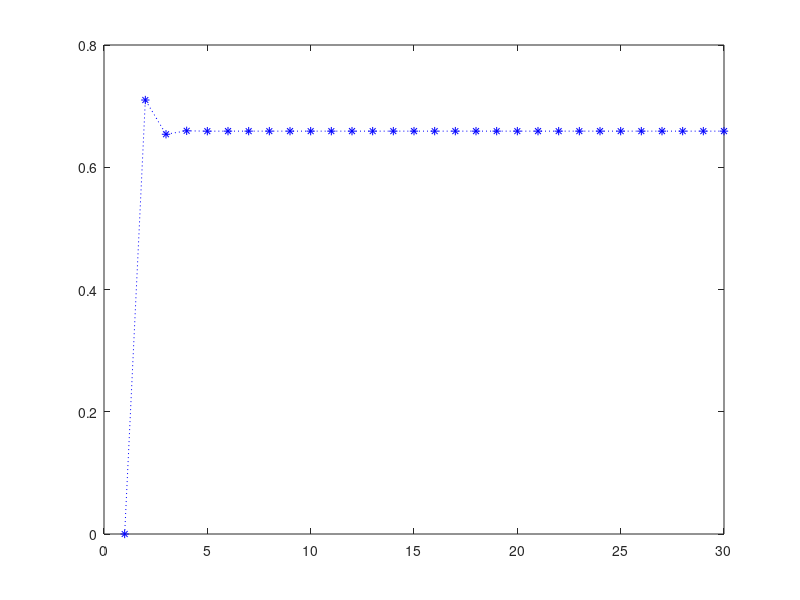

The MATLAB script that drew this image:
% exercicio 2 // Parte 3.1

% alinea a)

% estados -> faltar // nao faltar 
% estado 1 -> faltar
% estado 2 -> nao faltar

% transicao -> faltar -> nao faltar : 0.8           -> t2/1
%              faltar -> faltar : 0.2               -> t1/1
%              nao faltar -> faltar : 0.3           -> t1/2
%              nao faltar -> nao faltar : 0.7       -> t2/2


matriz = [0.2 0.3; 0.8 0.7];

sum(matriz);

% vetor estado -> nao faltar -> faltar/nao faltar 

v = [0;1];

v1 = matriz * v;
v2 = matriz * v1;
v3 = v2(2);

fprintf("Probabilidade alinea a: %1.4f\n",v3);

% alinea c)

v = [0 1];

v1 = v * matriz^29;
v1 = v1(1);
fprintf("Probabilidade alinea c: %1.4f\n",v1);

% alinea d)

PNFaltar = 0.85;

v1 = [1-PNFaltar PNFaltar];




prob= zeros(1,30);


v = v1;


for aula = 2:30
    
    v = v * matriz;
    prob(aula)= v(1);

end    

plot(1:30,prob,'b*:');